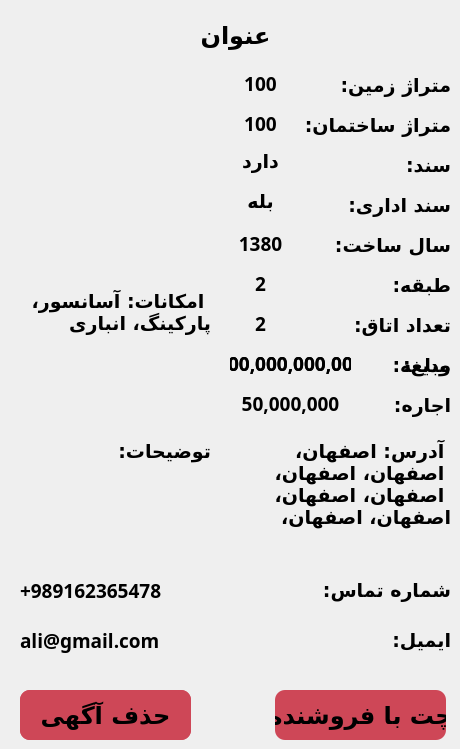
    <widget class="QWidget" name="page_Details_OfficeAdminClinic">
     <widget class="QLabel" name="label_detail_oac_total_price_text">
      <property name="geometry">
       <rect>
        <x>360</x>
        <y>350</y>
        <width>91</width>
        <height>31</height>
       </rect>
      </property>
      <property name="font">
       <font>
        <family>B Nazanin</family>
        <pointsize>14</pointsize>
        <weight>75</weight>
        <bold>true</bold>
       </font>
      </property>
      <property name="text">
       <string>مبلغ:</string>
      </property>
      <property name="alignment">
       <set>Qt::AlignLeading|Qt::AlignLeft|Qt::AlignVCenter</set>
      </property>
      <property name="wordWrap">
       <bool>true</bool>
      </property>
     </widget>
     <widget class="QLabel" name="label_48">
      <property name="geometry">
       <rect>
        <x>300</x>
        <y>310</y>
        <width>151</width>
        <height>31</height>
       </rect>
      </property>
      <property name="font">
       <font>
        <family>B Nazanin</family>
        <pointsize>14</pointsize>
        <weight>75</weight>
        <bold>true</bold>
       </font>
      </property>
      <property name="text">
       <string>تعداد اتاق:</string>
      </property>
      <property name="alignment">
       <set>Qt::AlignLeading|Qt::AlignLeft|Qt::AlignVCenter</set>
      </property>
      <property name="wordWrap">
       <bool>true</bool>
      </property>
     </widget>
     <widget class="QLabel" name="label_detail_oac_deposit">
      <property name="geometry">
       <rect>
        <x>230</x>
        <y>350</y>
        <width>121</width>
        <height>31</height>
       </rect>
      </property>
      <property name="font">
       <font>
        <family>B Nazanin</family>
        <pointsize>14</pointsize>
        <weight>75</weight>
        <bold>true</bold>
       </font>
      </property>
      <property name="text">
       <string>100,000,000,000</string>
      </property>
      <property name="alignment">
       <set>Qt::AlignHCenter|Qt::AlignTop</set>
      </property>
      <property name="wordWrap">
       <bool>true</bool>
      </property>
     </widget>
     <widget class="QLabel" name="label_detail_oac_description">
      <property name="geometry">
       <rect>
        <x>10</x>
        <y>440</y>
        <width>201</width>
        <height>121</height>
       </rect>
      </property>
      <property name="font">
       <font>
        <family>B Nazanin</family>
        <pointsize>14</pointsize>
        <weight>75</weight>
        <bold>true</bold>
       </font>
      </property>
      <property name="text">
       <string>توضیحات:</string>
      </property>
      <property name="alignment">
       <set>Qt::AlignLeading|Qt::AlignLeft|Qt::AlignTop</set>
      </property>
      <property name="wordWrap">
       <bool>true</bool>
      </property>
     </widget>
     <widget class="QLabel" name="label_detail_oac_monthly_rent">
      <property name="geometry">
       <rect>
        <x>230</x>
        <y>390</y>
        <width>121</width>
        <height>31</height>
       </rect>
      </property>
      <property name="font">
       <font>
        <family>B Nazanin</family>
        <pointsize>14</pointsize>
        <weight>75</weight>
        <bold>true</bold>
       </font>
      </property>
      <property name="text">
       <string>50,000,000</string>
      </property>
      <property name="alignment">
       <set>Qt::AlignHCenter|Qt::AlignTop</set>
      </property>
      <property name="wordWrap">
       <bool>true</bool>
      </property>
     </widget>
     <widget class="QLabel" name="label_detail_oac_total_price">
      <property name="geometry">
       <rect>
        <x>230</x>
        <y>350</y>
        <width>121</width>
        <height>31</height>
       </rect>
      </property>
      <property name="font">
       <font>
        <family>B Nazanin</family>
        <pointsize>14</pointsize>
        <weight>75</weight>
        <bold>true</bold>
       </font>
      </property>
      <property name="text">
       <string>100,000,000,000</string>
      </property>
      <property name="alignment">
       <set>Qt::AlignHCenter|Qt::AlignTop</set>
      </property>
      <property name="wordWrap">
       <bool>true</bool>
      </property>
     </widget>
     <widget class="QLabel" name="label_detail_oac_facilities">
      <property name="geometry">
       <rect>
        <x>20</x>
        <y>290</y>
        <width>191</width>
        <height>131</height>
       </rect>
      </property>
      <property name="font">
       <font>
        <family>B Nazanin</family>
        <pointsize>14</pointsize>
        <weight>75</weight>
        <bold>true</bold>
       </font>
      </property>
      <property name="text">
       <string>امکانات: آسانسور، پارکینگ، انباری</string>
      </property>
      <property name="alignment">
       <set>Qt::AlignLeading|Qt::AlignLeft|Qt::AlignTop</set>
      </property>
      <property name="wordWrap">
       <bool>true</bool>
      </property>
     </widget>
     <widget class="QLabel" name="label_detail_oac_build_area">
      <property name="geometry">
       <rect>
        <x>230</x>
        <y>110</y>
        <width>61</width>
        <height>31</height>
       </rect>
      </property>
      <property name="font">
       <font>
        <family>B Nazanin</family>
        <pointsize>14</pointsize>
        <weight>75</weight>
        <bold>true</bold>
       </font>
      </property>
      <property name="text">
       <string>100</string>
      </property>
      <property name="alignment">
       <set>Qt::AlignHCenter|Qt::AlignTop</set>
      </property>
      <property name="wordWrap">
       <bool>true</bool>
      </property>
     </widget>
     <widget class="QLabel" name="label_detail_oac_email">
      <property name="geometry">
       <rect>
        <x>20</x>
        <y>620</y>
        <width>291</width>
        <height>41</height>
       </rect>
      </property>
      <property name="font">
       <font>
        <family>B Nazanin</family>
        <pointsize>14</pointsize>
        <weight>75</weight>
        <bold>true</bold>
       </font>
      </property>
      <property name="layoutDirection">
       <enum>Qt::LeftToRight</enum>
      </property>
      <property name="text">
       <string>ali@gmail.com</string>
      </property>
      <property name="alignment">
       <set>Qt::AlignLeading|Qt::AlignLeft|Qt::AlignVCenter</set>
      </property>
      <property name="wordWrap">
       <bool>true</bool>
      </property>
     </widget>
     <widget class="QLabel" name="label_detail_oac_photo">
      <property name="geometry">
       <rect>
        <x>20</x>
        <y>80</y>
        <width>200</width>
        <height>200</height>
       </rect>
      </property>
      <property name="text">
       <string/>
      </property>
      <property name="pixmap">
       <pixmap>:/images/default.jpg</pixmap>
      </property>
      <property name="scaledContents">
       <bool>true</bool>
      </property>
      <property name="alignment">
       <set>Qt::AlignCenter</set>
      </property>
     </widget>
     <widget class="QLabel" name="label_64">
      <property name="geometry">
       <rect>
        <x>290</x>
        <y>150</y>
        <width>161</width>
        <height>31</height>
       </rect>
      </property>
      <property name="font">
       <font>
        <family>B Nazanin</family>
        <pointsize>14</pointsize>
        <weight>75</weight>
        <bold>true</bold>
       </font>
      </property>
      <property name="text">
       <string>سند:</string>
      </property>
      <property name="alignment">
       <set>Qt::AlignLeading|Qt::AlignLeft|Qt::AlignVCenter</set>
      </property>
      <property name="wordWrap">
       <bool>true</bool>
      </property>
     </widget>
     <widget class="QLabel" name="label_51">
      <property name="geometry">
       <rect>
        <x>300</x>
        <y>230</y>
        <width>151</width>
        <height>31</height>
       </rect>
      </property>
      <property name="font">
       <font>
        <family>B Nazanin</family>
        <pointsize>14</pointsize>
        <weight>75</weight>
        <bold>true</bold>
       </font>
      </property>
      <property name="text">
       <string>سال ساخت:</string>
      </property>
      <property name="alignment">
       <set>Qt::AlignLeading|Qt::AlignLeft|Qt::AlignVCenter</set>
      </property>
      <property name="wordWrap">
       <bool>true</bool>
      </property>
     </widget>
     <widget class="QLabel" name="label_detail_oac_phone">
      <property name="geometry">
       <rect>
        <x>20</x>
        <y>570</y>
        <width>291</width>
        <height>41</height>
       </rect>
      </property>
      <property name="font">
       <font>
        <family>B Nazanin</family>
        <pointsize>14</pointsize>
        <weight>75</weight>
        <bold>true</bold>
       </font>
      </property>
      <property name="layoutDirection">
       <enum>Qt::LeftToRight</enum>
      </property>
      <property name="text">
       <string>+989162365478</string>
      </property>
      <property name="alignment">
       <set>Qt::AlignLeading|Qt::AlignLeft|Qt::AlignVCenter</set>
      </property>
      <property name="wordWrap">
       <bool>true</bool>
      </property>
     </widget>
     <widget class="QLabel" name="label_69">
      <property name="geometry">
       <rect>
        <x>320</x>
        <y>620</y>
        <width>131</width>
        <height>41</height>
       </rect>
      </property>
      <property name="font">
       <font>
        <family>B Nazanin</family>
        <pointsize>14</pointsize>
        <weight>75</weight>
        <bold>true</bold>
       </font>
      </property>
      <property name="text">
       <string>ایمیل:</string>
      </property>
      <property name="alignment">
       <set>Qt::AlignLeading|Qt::AlignLeft|Qt::AlignVCenter</set>
      </property>
      <property name="wordWrap">
       <bool>true</bool>
      </property>
     </widget>
     <widget class="QLabel" name="label_52">
      <property name="geometry">
       <rect>
        <x>300</x>
        <y>270</y>
        <width>151</width>
        <height>31</height>
       </rect>
      </property>
      <property name="font">
       <font>
        <family>B Nazanin</family>
        <pointsize>14</pointsize>
        <weight>75</weight>
        <bold>true</bold>
       </font>
      </property>
      <property name="text">
       <string>طبقه:</string>
      </property>
      <property name="alignment">
       <set>Qt::AlignLeading|Qt::AlignLeft|Qt::AlignVCenter</set>
      </property>
      <property name="wordWrap">
       <bool>true</bool>
      </property>
     </widget>
     <widget class="QLabel" name="label_70">
      <property name="geometry">
       <rect>
        <x>290</x>
        <y>190</y>
        <width>161</width>
        <height>31</height>
       </rect>
      </property>
      <property name="font">
       <font>
        <family>B Nazanin</family>
        <pointsize>14</pointsize>
        <weight>75</weight>
        <bold>true</bold>
       </font>
      </property>
      <property name="text">
       <string>سند اداری:</string>
      </property>
      <property name="alignment">
       <set>Qt::AlignLeading|Qt::AlignLeft|Qt::AlignVCenter</set>
      </property>
      <property name="wordWrap">
       <bool>true</bool>
      </property>
     </widget>
     <widget class="QLabel" name="label_detail_oac_deposit_text">
      <property name="geometry">
       <rect>
        <x>350</x>
        <y>350</y>
        <width>101</width>
        <height>31</height>
       </rect>
      </property>
      <property name="font">
       <font>
        <family>B Nazanin</family>
        <pointsize>14</pointsize>
        <weight>75</weight>
        <bold>true</bold>
       </font>
      </property>
      <property name="text">
       <string>ودیعه:</string>
      </property>
      <property name="alignment">
       <set>Qt::AlignLeading|Qt::AlignLeft|Qt::AlignVCenter</set>
      </property>
      <property name="wordWrap">
       <bool>true</bool>
      </property>
     </widget>
     <widget class="QLabel" name="label_detail_oac_title">
      <property name="geometry">
       <rect>
        <x>20</x>
        <y>10</y>
        <width>431</width>
        <height>51</height>
       </rect>
      </property>
      <property name="font">
       <font>
        <family>B Nazanin</family>
        <pointsize>18</pointsize>
        <weight>75</weight>
        <bold>true</bold>
       </font>
      </property>
      <property name="text">
       <string>عنوان</string>
      </property>
      <property name="alignment">
       <set>Qt::AlignCenter</set>
      </property>
      <property name="wordWrap">
       <bool>true</bool>
      </property>
     </widget>
     <widget class="QLabel" name="label_detail_oac_floor">
      <property name="geometry">
       <rect>
        <x>230</x>
        <y>270</y>
        <width>61</width>
        <height>31</height>
       </rect>
      </property>
      <property name="font">
       <font>
        <family>B Nazanin</family>
        <pointsize>14</pointsize>
        <weight>75</weight>
        <bold>true</bold>
       </font>
      </property>
      <property name="text">
       <string>2</string>
      </property>
      <property name="alignment">
       <set>Qt::AlignHCenter|Qt::AlignTop</set>
      </property>
      <property name="wordWrap">
       <bool>true</bool>
      </property>
     </widget>
     <widget class="QLabel" name="label_detail_oac_room">
      <property name="geometry">
       <rect>
        <x>230</x>
        <y>310</y>
        <width>61</width>
        <height>31</height>
       </rect>
      </property>
      <property name="font">
       <font>
        <family>B Nazanin</family>
        <pointsize>14</pointsize>
        <weight>75</weight>
        <bold>true</bold>
       </font>
      </property>
      <property name="text">
       <string>2</string>
      </property>
      <property name="alignment">
       <set>Qt::AlignHCenter|Qt::AlignTop</set>
      </property>
      <property name="wordWrap">
       <bool>true</bool>
      </property>
     </widget>
     <widget class="QLabel" name="label_detail_oac_monthly_rent_text">
      <property name="geometry">
       <rect>
        <x>350</x>
        <y>390</y>
        <width>101</width>
        <height>31</height>
       </rect>
      </property>
      <property name="font">
       <font>
        <family>B Nazanin</family>
        <pointsize>14</pointsize>
        <weight>75</weight>
        <bold>true</bold>
       </font>
      </property>
      <property name="text">
       <string>اجاره:</string>
      </property>
      <property name="alignment">
       <set>Qt::AlignLeading|Qt::AlignLeft|Qt::AlignVCenter</set>
      </property>
      <property name="wordWrap">
       <bool>true</bool>
      </property>
     </widget>
     <widget class="QLabel" name="label_detail_oac_deed">
      <property name="geometry">
       <rect>
        <x>230</x>
        <y>150</y>
        <width>61</width>
        <height>31</height>
       </rect>
      </property>
      <property name="font">
       <font>
        <family>B Nazanin</family>
        <pointsize>14</pointsize>
        <weight>75</weight>
        <bold>true</bold>
       </font>
      </property>
      <property name="text">
       <string>دارد</string>
      </property>
      <property name="alignment">
       <set>Qt::AlignHCenter|Qt::AlignTop</set>
      </property>
      <property name="wordWrap">
       <bool>true</bool>
      </property>
     </widget>
     <widget class="QLabel" name="label_detail_oac_admin_deed">
      <property name="geometry">
       <rect>
        <x>230</x>
        <y>190</y>
        <width>61</width>
        <height>31</height>
       </rect>
      </property>
      <property name="font">
       <font>
        <family>B Nazanin</family>
        <pointsize>14</pointsize>
        <weight>75</weight>
        <bold>true</bold>
       </font>
      </property>
      <property name="text">
       <string>بله</string>
      </property>
      <property name="alignment">
       <set>Qt::AlignHCenter|Qt::AlignTop</set>
      </property>
      <property name="wordWrap">
       <bool>true</bool>
      </property>
     </widget>
     <widget class="QLabel" name="label_53">
      <property name="geometry">
       <rect>
        <x>290</x>
        <y>70</y>
        <width>161</width>
        <height>31</height>
       </rect>
      </property>
      <property name="font">
       <font>
        <family>B Nazanin</family>
        <pointsize>14</pointsize>
        <weight>75</weight>
        <bold>true</bold>
       </font>
      </property>
      <property name="text">
       <string>متراژ زمین:</string>
      </property>
      <property name="alignment">
       <set>Qt::AlignLeading|Qt::AlignLeft|Qt::AlignVCenter</set>
      </property>
      <property name="wordWrap">
       <bool>true</bool>
      </property>
     </widget>
     <widget class="QLabel" name="label_detail_oac_full_address">
      <property name="geometry">
       <rect>
        <x>230</x>
        <y>440</y>
        <width>221</width>
        <height>121</height>
       </rect>
      </property>
      <property name="font">
       <font>
        <family>B Nazanin</family>
        <pointsize>14</pointsize>
        <weight>75</weight>
        <bold>true</bold>
       </font>
      </property>
      <property name="text">
       <string>آدرس: اصفهان، اصفهان، اصفهان، اصفهان، اصفهان، اصفهان، اصفهان، </string>
      </property>
      <property name="alignment">
       <set>Qt::AlignLeading|Qt::AlignLeft|Qt::AlignTop</set>
      </property>
      <property name="wordWrap">
       <bool>true</bool>
      </property>
     </widget>
     <widget class="QLabel" name="label_71">
      <property name="geometry">
       <rect>
        <x>320</x>
        <y>570</y>
        <width>131</width>
        <height>41</height>
       </rect>
      </property>
      <property name="font">
       <font>
        <family>B Nazanin</family>
        <pointsize>14</pointsize>
        <weight>75</weight>
        <bold>true</bold>
       </font>
      </property>
      <property name="text">
       <string>شماره تماس:</string>
      </property>
      <property name="alignment">
       <set>Qt::AlignLeading|Qt::AlignLeft|Qt::AlignVCenter</set>
      </property>
      <property name="wordWrap">
       <bool>true</bool>
      </property>
     </widget>
     <widget class="QLabel" name="label_54">
      <property name="geometry">
       <rect>
        <x>290</x>
        <y>110</y>
        <width>161</width>
        <height>31</height>
       </rect>
      </property>
      <property name="font">
       <font>
        <family>B Nazanin</family>
        <pointsize>14</pointsize>
        <weight>75</weight>
        <bold>true</bold>
       </font>
      </property>
      <property name="text">
       <string>متراژ ساختمان:</string>
      </property>
      <property name="alignment">
       <set>Qt::AlignLeading|Qt::AlignLeft|Qt::AlignVCenter</set>
      </property>
      <property name="wordWrap">
       <bool>true</bool>
      </property>
     </widget>
     <widget class="QLabel" name="label_detail_oac_land_area">
      <property name="geometry">
       <rect>
        <x>230</x>
        <y>70</y>
        <width>61</width>
        <height>31</height>
       </rect>
      </property>
      <property name="font">
       <font>
        <family>B Nazanin</family>
        <pointsize>14</pointsize>
        <weight>75</weight>
        <bold>true</bold>
       </font>
      </property>
      <property name="text">
       <string>100</string>
      </property>
      <property name="alignment">
       <set>Qt::AlignHCenter|Qt::AlignTop</set>
      </property>
      <property name="wordWrap">
       <bool>true</bool>
      </property>
     </widget>
     <widget class="QPushButton" name="pushButton_detail_oac_report">
      <property name="geometry">
       <rect>
        <x>20</x>
        <y>690</y>
        <width>171</width>
        <height>50</height>
       </rect>
      </property>
      <property name="font">
       <font>
        <family>B Nazanin</family>
        <pointsize>18</pointsize>
        <weight>75</weight>
        <bold>true</bold>
       </font>
      </property>
      <property name="cursor">
       <cursorShape>PointingHandCursor</cursorShape>
      </property>
      <property name="styleSheet">
       <string notr="true">background-color: #CE4757;
border-style: solid;
border-color: black;
border-width: 0px;
border-radius: 10px;</string>
      </property>
      <property name="text">
       <string>گزارش آگهی</string>
      </property>
     </widget>
     <widget class="QLabel" name="label_detail_oac_year">
      <property name="geometry">
       <rect>
        <x>230</x>
        <y>230</y>
        <width>61</width>
        <height>31</height>
       </rect>
      </property>
      <property name="font">
       <font>
        <family>B Nazanin</family>
        <pointsize>14</pointsize>
        <weight>75</weight>
        <bold>true</bold>
       </font>
      </property>
      <property name="text">
       <string>1380</string>
      </property>
      <property name="alignment">
       <set>Qt::AlignHCenter|Qt::AlignTop</set>
      </property>
      <property name="wordWrap">
       <bool>true</bool>
      </property>
     </widget>
     <widget class="QPushButton" name="pushButton_detail_oac_chat">
      <property name="geometry">
       <rect>
        <x>275</x>
        <y>690</y>
        <width>171</width>
        <height>50</height>
       </rect>
      </property>
      <property name="font">
       <font>
        <family>B Nazanin</family>
        <pointsize>18</pointsize>
        <weight>75</weight>
        <bold>true</bold>
       </font>
      </property>
      <property name="cursor">
       <cursorShape>PointingHandCursor</cursorShape>
      </property>
      <property name="styleSheet">
       <string notr="true">background-color: #CE4757;
border-style: solid;
border-color: black;
border-width: 0px;
border-radius: 10px;</string>
      </property>
      <property name="text">
       <string>چت با فروشنده</string>
      </property>
     </widget>
     <widget class="QPushButton" name="pushButton_detail_oac_delete">
      <property name="geometry">
       <rect>
        <x>20</x>
        <y>690</y>
        <width>171</width>
        <height>50</height>
       </rect>
      </property>
      <property name="font">
       <font>
        <family>B Nazanin</family>
        <pointsize>18</pointsize>
        <weight>75</weight>
        <bold>true</bold>
       </font>
      </property>
      <property name="cursor">
       <cursorShape>PointingHandCursor</cursorShape>
      </property>
      <property name="styleSheet">
       <string notr="true">background-color: #CE4757;
border-style: solid;
border-color: black;
border-width: 0px;
border-radius: 10px;</string>
      </property>
      <property name="text">
       <string>حذف آگهی</string>
      </property>
     </widget>
    </widget>
